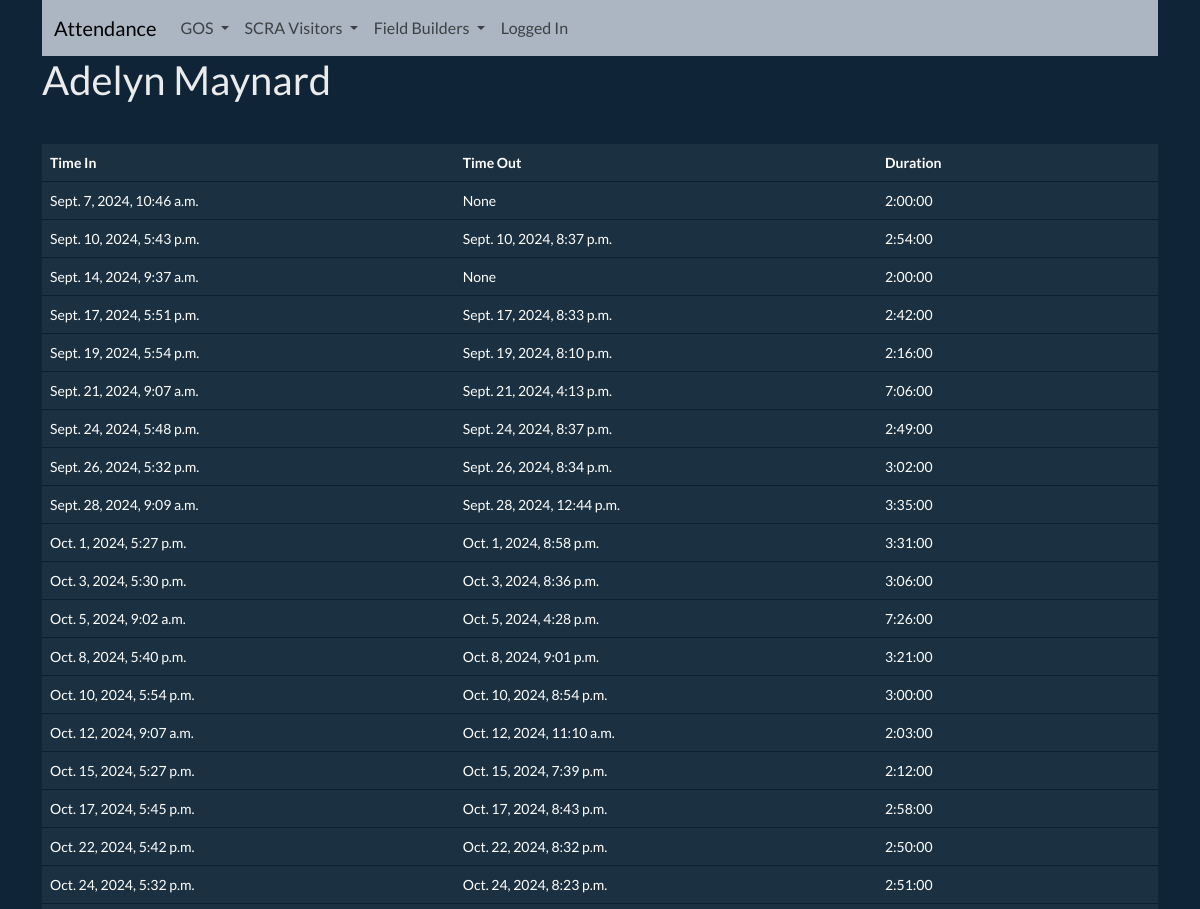
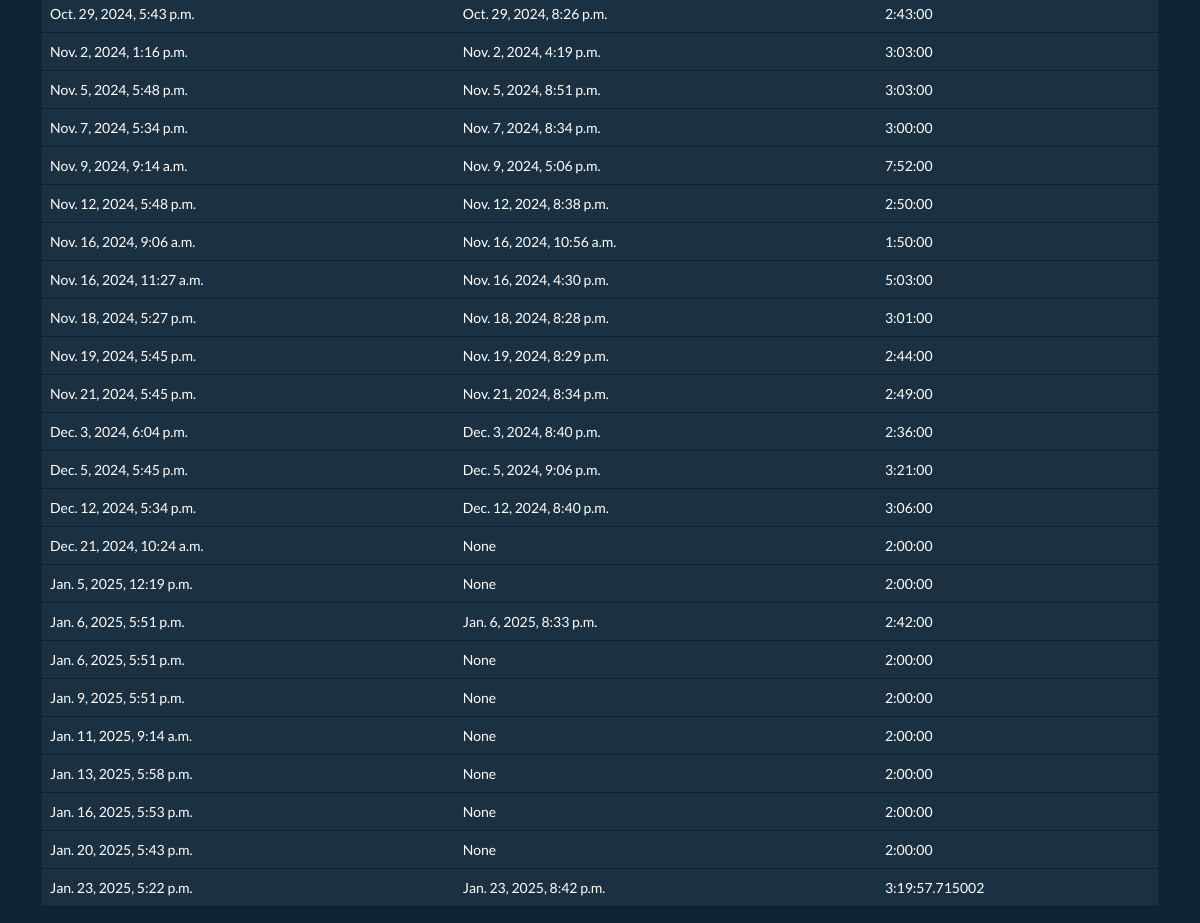
The page /attendance/gos/3325769/ on the database its author committed (2 pictures, top to bottom).
### attendance/models/gos.py (models this page shows, shortened)
class GosStudent(models.Model, InOutTimeMixin):
    rfid = models.IntegerField()
    first_name = models.CharField(max_length=100)
    last_name = models.CharField(max_length=100)
    def full_name(self):
        return f"{self.first_name} {self.last_name}"

class GosAttendance(AttendanceMixin):
    student = models.ForeignKey(GosStudent, on_delete=models.CASCADE)
    purpose = models.CharField(max_length=100)

### attendance/views/gos.py (the view)
class GosStudentDetailView(generic.DetailView):
    model = GosStudent
    template_name = "attendance/gos/gosstudent_detail.html"
    slug_url_kwarg = "rfid"
    slug_field = "rfid"
    def get_context_data(self, **kwargs):
        context = super().get_context_data(**kwargs)
        context["attendance"] = []
        return context

### attendance/models/mixins.py (called while the page is built)
    def get_duration(self):
        out = self.time_out or self.time_in + datetime.timedelta(hours=2)
        return out - self.time_in

### attendance/templates/attendance/gos/gosstudent_detail.html (shortened to what this page needs)
{% load static %}
<!DOCTYPE HTML>
<html lang="en">
<head>
    <link rel="stylesheet" href="{% static 'attendance/bootstrap.min.css' %}">
    <link rel="stylesheet" href="{% static 'attendance/navbar.css' %}">
</head>
<body>
<div class="container">
{% include "attendance/shared/navbar.html" %}
<h1>{{ object.full_name }}</h1>
<table class="table">
    <thead>
        <tr>
            <th>Time In</th>
            <th>Time Out</th>
            <th>Duration</th>
        </tr>
    </thead>
    <tbody>
    {%  for att in object.gosattendance_set.all %}
        <tr>
            <td>{{ att.time_in }}</td>
            <td>{{ att.time_out }}</td>
            <td>{{ att.get_duration }}</td>
        </tr>
    {% endfor %}
    </tbody>
</table>
</div>
</body>
</html>

### rows shown on the page
GosStudent: full_name "Adelyn Maynard"
GosAttendance: time_in "Sept. 7, 2024, 10:46 a.m.", time_out "None", get_duration "2:00:00"
GosAttendance: time_in "Sept. 10, 2024, 5:43 p.m.", time_out "Sept. 10, 2024, 8:37 p.m.", get_duration "2:54:00"
GosAttendance: time_in "Sept. 14, 2024, 9:37 a.m.", time_out "None", get_duration "2:00:00"
GosAttendance: time_in "Sept. 17, 2024, 5:51 p.m.", time_out "Sept. 17, 2024, 8:33 p.m.", get_duration "2:42:00"
GosAttendance: time_in "Sept. 19, 2024, 5:54 p.m.", time_out "Sept. 19, 2024, 8:10 p.m.", get_duration "2:16:00"
GosAttendance: time_in "Sept. 21, 2024, 9:07 a.m.", time_out "Sept. 21, 2024, 4:13 p.m.", get_duration "7:06:00"
GosAttendance: time_in "Sept. 24, 2024, 5:48 p.m.", time_out "Sept. 24, 2024, 8:37 p.m.", get_duration "2:49:00"
GosAttendance: time_in "Sept. 26, 2024, 5:32 p.m.", time_out "Sept. 26, 2024, 8:34 p.m.", get_duration "3:02:00"
GosAttendance: time_in "Sept. 28, 2024, 9:09 a.m.", time_out "Sept. 28, 2024, 12:44 p.m.", get_duration "3:35:00"
GosAttendance: time_in "Oct. 1, 2024, 5:27 p.m.", time_out "Oct. 1, 2024, 8:58 p.m.", get_duration "3:31:00"
GosAttendance: time_in "Oct. 3, 2024, 5:30 p.m.", time_out "Oct. 3, 2024, 8:36 p.m.", get_duration "3:06:00"
GosAttendance: time_in "Oct. 5, 2024, 9:02 a.m.", time_out "Oct. 5, 2024, 4:28 p.m.", get_duration "7:26:00"
GosAttendance: time_in "Oct. 8, 2024, 5:40 p.m.", time_out "Oct. 8, 2024, 9:01 p.m.", get_duration "3:21:00"
GosAttendance: time_in "Oct. 10, 2024, 5:54 p.m.", time_out "Oct. 10, 2024, 8:54 p.m.", get_duration "3:00:00"
GosAttendance: time_in "Oct. 12, 2024, 9:07 a.m.", time_out "Oct. 12, 2024, 11:10 a.m.", get_duration "2:03:00"
GosAttendance: time_in "Oct. 15, 2024, 5:27 p.m.", time_out "Oct. 15, 2024, 7:39 p.m.", get_duration "2:12:00"
GosAttendance: time_in "Oct. 17, 2024, 5:45 p.m.", time_out "Oct. 17, 2024, 8:43 p.m.", get_duration "2:58:00"
GosAttendance: time_in "Oct. 22, 2024, 5:42 p.m.", time_out "Oct. 22, 2024, 8:32 p.m.", get_duration "2:50:00"
GosAttendance: time_in "Oct. 24, 2024, 5:32 p.m.", time_out "Oct. 24, 2024, 8:23 p.m.", get_duration "2:51:00"
GosAttendance: time_in "Oct. 29, 2024, 5:43 p.m.", time_out "Oct. 29, 2024, 8:26 p.m.", get_duration "2:43:00"
GosAttendance: time_in "Nov. 2, 2024, 1:16 p.m.", time_out "Nov. 2, 2024, 4:19 p.m.", get_duration "3:03:00"
GosAttendance: time_in "Nov. 5, 2024, 5:48 p.m.", time_out "Nov. 5, 2024, 8:51 p.m.", get_duration "3:03:00"
GosAttendance: time_in "Nov. 7, 2024, 5:34 p.m.", time_out "Nov. 7, 2024, 8:34 p.m.", get_duration "3:00:00"
GosAttendance: time_in "Nov. 9, 2024, 9:14 a.m.", time_out "Nov. 9, 2024, 5:06 p.m.", get_duration "7:52:00"
GosAttendance: time_in "Nov. 12, 2024, 5:48 p.m.", time_out "Nov. 12, 2024, 8:38 p.m.", get_duration "2:50:00"
GosAttendance: time_in "Nov. 16, 2024, 9:06 a.m.", time_out "Nov. 16, 2024, 10:56 a.m.", get_duration "1:50:00"
GosAttendance: time_in "Nov. 16, 2024, 11:27 a.m.", time_out "Nov. 16, 2024, 4:30 p.m.", get_duration "5:03:00"
GosAttendance: time_in "Nov. 18, 2024, 5:27 p.m.", time_out "Nov. 18, 2024, 8:28 p.m.", get_duration "3:01:00"
GosAttendance: time_in "Nov. 19, 2024, 5:45 p.m.", time_out "Nov. 19, 2024, 8:29 p.m.", get_duration "2:44:00"
GosAttendance: time_in "Nov. 21, 2024, 5:45 p.m.", time_out "Nov. 21, 2024, 8:34 p.m.", get_duration "2:49:00"
GosAttendance: time_in "Dec. 3, 2024, 6:04 p.m.", time_out "Dec. 3, 2024, 8:40 p.m.", get_duration "2:36:00"
GosAttendance: time_in "Dec. 5, 2024, 5:45 p.m.", time_out "Dec. 5, 2024, 9:06 p.m.", get_duration "3:21:00"
GosAttendance: time_in "Dec. 12, 2024, 5:34 p.m.", time_out "Dec. 12, 2024, 8:40 p.m.", get_duration "3:06:00"
GosAttendance: time_in "Dec. 21, 2024, 10:24 a.m.", time_out "None", get_duration "2:00:00"
GosAttendance: time_in "Jan. 5, 2025, 12:19 p.m.", time_out "None", get_duration "2:00:00"
GosAttendance: time_in "Jan. 6, 2025, 5:51 p.m.", time_out "Jan. 6, 2025, 8:33 p.m.", get_duration "2:42:00"
GosAttendance: time_in "Jan. 6, 2025, 5:51 p.m.", time_out "None", get_duration "2:00:00"
GosAttendance: time_in "Jan. 9, 2025, 5:51 p.m.", time_out "None", get_duration "2:00:00"
GosAttendance: time_in "Jan. 11, 2025, 9:14 a.m.", time_out "None", get_duration "2:00:00"
GosAttendance: time_in "Jan. 13, 2025, 5:58 p.m.", time_out "None", get_duration "2:00:00"
GosAttendance: time_in "Jan. 16, 2025, 5:53 p.m.", time_out "None", get_duration "2:00:00"
GosAttendance: time_in "Jan. 20, 2025, 5:43 p.m.", time_out "None", get_duration "2:00:00"
GosAttendance: time_in "Jan. 23, 2025, 5:22 p.m.", time_out "Jan. 23, 2025, 8:42 p.m.", get_duration "3:19:57.715002"
